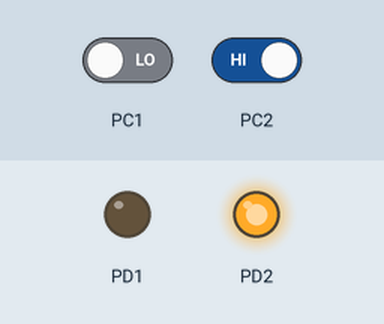
Simulated run of this program. Board: ATmega328P, built with avr-gcc and emulated at 16 MHz. Shown: output pins drawn as LEDs (lit = HIGH). The test bench sets the inputs (shaded band); at power-on: PC1 LOW, PC2 HIGH.

Above: at 1.2 s.
1.3 s: PC1 driven HIGH
At 2.4 s:
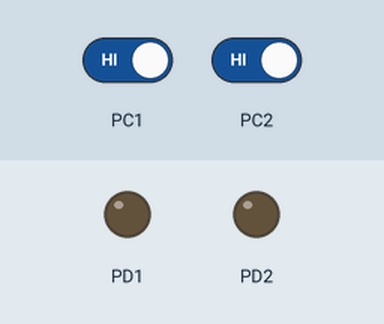
2.8 s: PC2 driven LOW
At 3.6 s:
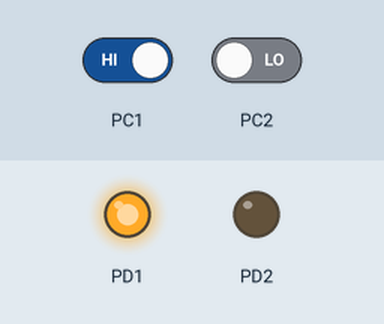
4.3 s: PC2 driven HIGH
At 4.7 s:
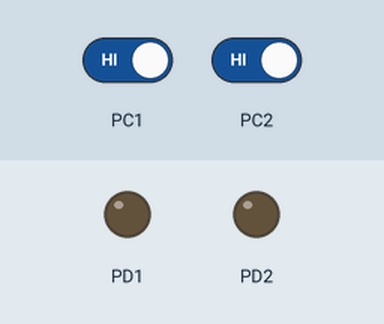
5.8 s: PC1 driven LOW
At 7.1 s:
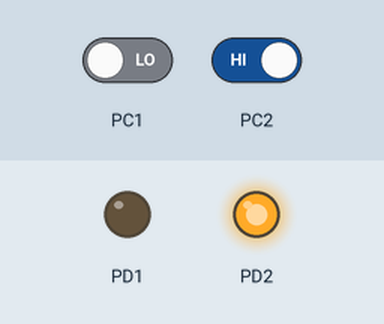
Timing chart, 0 to 8.3 s (numbered marks = the images above; inputs shaded):
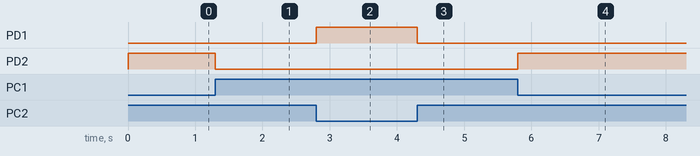

The program:

main.c
```c
/*
 * dcmotor_switch.c
 *
 * Created: 22-11-2025 13:49:25
 * Author : littles
 */
#define F_CPU 16000000UL
#include <avr/io.h>


int main(void)
{    //Configuration
    DDRD|=(1<<DDD1) |(1<<DDD2); //set 1 in PD1 AND PD2 to make output pin
	DDRC &=(~(1<<DDC1) | ~(1<<DDC2)); //SET 0 in PINC1,PINC2 to make input pin
	//DDRC &=~(1<<DDC2);
    while (1)
    {
		if(PINC&(1<<PINC1) && !(PINC&(1<<PINC2)))// check pinc1=1 and PINC2=0
		{
			PORTD|=(1<<PORTD1); //PD1=ON
			PORTD&=~(1<<PORTD2);//PD2=OFF
		}
		else if(PINC & (1<<PINC2) && !(PINC & (1<<PINC1)))//CHECK PINC2=1 and PINC1=0
		{
			PORTD|=(1<<PORTD2);//PD2=ON
			PORTD&=~(1<<PORTD1);//PD1=OFF

		}
		else
		{
			PORTD &=~(1<<PORTD1);  //for all other condition PD1  and PD2  OFF
			PORTD &=~(1<<PORTD2);
		}

	}
}
```

Measured:
- after the input at 1.3 s, PD2: HIGH → LOW at once
- after the input at 2.8 s, PD1: LOW → HIGH at once
- after the input at 4.3 s, PD1: HIGH → LOW at once
- after the input at 5.8 s, PD2: LOW → HIGH at once
